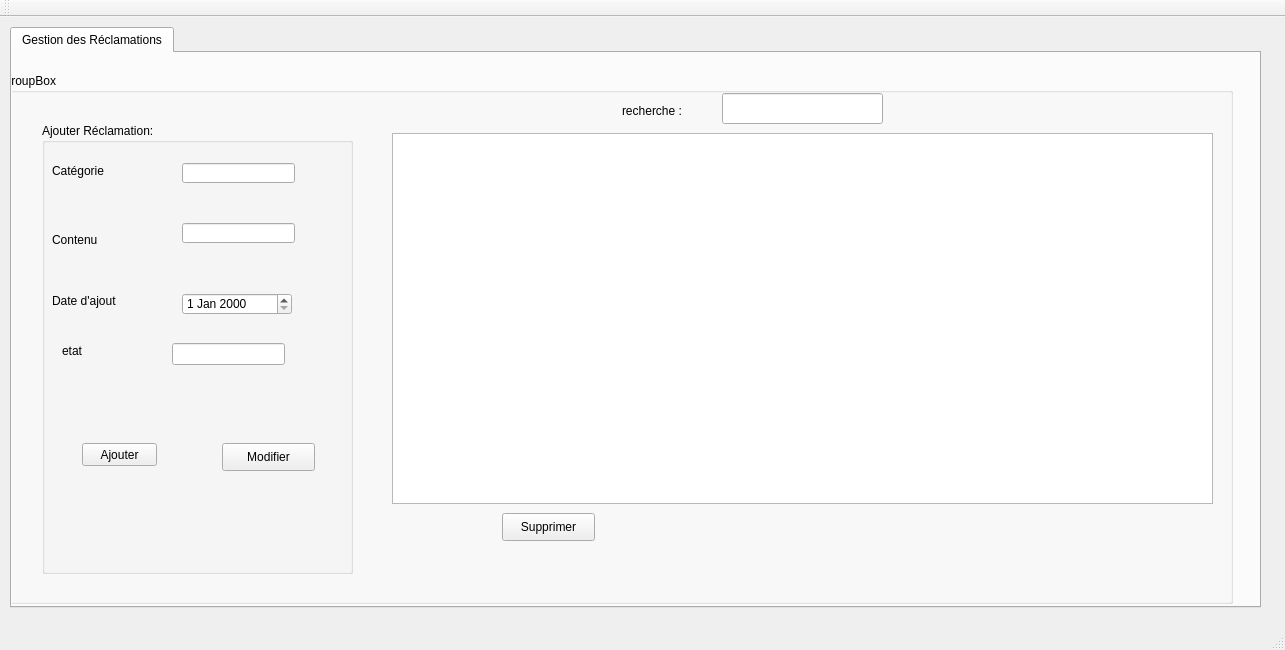
<?xml version="1.0" encoding="UTF-8"?>
<ui version="4.0">
 <class>MainWindow</class>
 <widget class="QMainWindow" name="MainWindow">
  <property name="geometry">
   <rect>
    <x>0</x>
    <y>0</y>
    <width>1285</width>
    <height>650</height>
   </rect>
  </property>
  <property name="windowTitle">
   <string>Gestion des Reclamations</string>
  </property>
  <widget class="QWidget" name="centralWidget">
   <widget class="QTabWidget" name="tabWidget">
    <property name="geometry">
     <rect>
      <x>10</x>
      <y>10</y>
      <width>1251</width>
      <height>581</height>
     </rect>
    </property>
    <property name="currentIndex">
     <number>0</number>
    </property>
    <widget class="QWidget" name="tab">
     <attribute name="title">
      <string>Gestion des Réclamations</string>
     </attribute>
     <widget class="QGroupBox" name="groupBox_2">
      <property name="geometry">
       <rect>
        <x>-10</x>
        <y>20</y>
        <width>1231</width>
        <height>531</height>
       </rect>
      </property>
      <property name="title">
       <string>GroupBox</string>
      </property>
      <widget class="QGroupBox" name="groupBox">
       <property name="geometry">
        <rect>
         <x>40</x>
         <y>50</y>
         <width>311</width>
         <height>451</height>
        </rect>
       </property>
       <property name="title">
        <string>Ajouter Réclamation:</string>
       </property>
       <widget class="QLabel" name="label">
        <property name="geometry">
         <rect>
          <x>10</x>
          <y>40</y>
          <width>71</width>
          <height>16</height>
         </rect>
        </property>
        <property name="text">
         <string>Catégorie</string>
        </property>
       </widget>
       <widget class="QLabel" name="label_2">
        <property name="geometry">
         <rect>
          <x>10</x>
          <y>110</y>
          <width>47</width>
          <height>13</height>
         </rect>
        </property>
        <property name="text">
         <string>Contenu</string>
        </property>
       </widget>
       <widget class="QLineEdit" name="line_categorie">
        <property name="geometry">
         <rect>
          <x>140</x>
          <y>40</y>
          <width>113</width>
          <height>20</height>
         </rect>
        </property>
       </widget>
       <widget class="QLineEdit" name="line_contenu">
        <property name="geometry">
         <rect>
          <x>140</x>
          <y>100</y>
          <width>113</width>
          <height>20</height>
         </rect>
        </property>
       </widget>
       <widget class="QPushButton" name="add_iskander">
        <property name="geometry">
         <rect>
          <x>40</x>
          <y>320</y>
          <width>75</width>
          <height>23</height>
         </rect>
        </property>
        <property name="text">
         <string>Ajouter</string>
        </property>
       </widget>
       <widget class="QDateEdit" name="date">
        <property name="geometry">
         <rect>
          <x>140</x>
          <y>170</y>
          <width>110</width>
          <height>22</height>
         </rect>
        </property>
       </widget>
       <widget class="QLabel" name="label_5">
        <property name="geometry">
         <rect>
          <x>10</x>
          <y>170</y>
          <width>81</width>
          <height>16</height>
         </rect>
        </property>
        <property name="text">
         <string>Date d'ajout</string>
        </property>
       </widget>
       <widget class="QPushButton" name="update_iskander">
        <property name="geometry">
         <rect>
          <x>180</x>
          <y>320</y>
          <width>93</width>
          <height>28</height>
         </rect>
        </property>
        <property name="text">
         <string>Modifier</string>
        </property>
       </widget>
       <widget class="QLineEdit" name="line_etat">
        <property name="geometry">
         <rect>
          <x>130</x>
          <y>220</y>
          <width>113</width>
          <height>22</height>
         </rect>
        </property>
       </widget>
       <widget class="QLabel" name="label_6">
        <property name="geometry">
         <rect>
          <x>20</x>
          <y>220</y>
          <width>56</width>
          <height>16</height>
         </rect>
        </property>
        <property name="text">
         <string>etat</string>
        </property>
       </widget>
      </widget>
      <widget class="QLineEdit" name="lineEdit">
       <property name="geometry">
        <rect>
         <x>720</x>
         <y>20</y>
         <width>161</width>
         <height>31</height>
        </rect>
       </property>
      </widget>
      <widget class="QPushButton" name="delete_iskander">
       <property name="geometry">
        <rect>
         <x>500</x>
         <y>440</y>
         <width>93</width>
         <height>28</height>
        </rect>
       </property>
       <property name="text">
        <string>Supprimer</string>
       </property>
      </widget>
      <widget class="QTableView" name="tableView">
       <property name="geometry">
        <rect>
         <x>390</x>
         <y>60</y>
         <width>821</width>
         <height>371</height>
        </rect>
       </property>
      </widget>
      <widget class="QLabel" name="label_8">
       <property name="geometry">
        <rect>
         <x>620</x>
         <y>30</y>
         <width>101</width>
         <height>16</height>
        </rect>
       </property>
       <property name="text">
        <string>recherche :</string>
       </property>
      </widget>
     </widget>
    </widget>
   </widget>
  </widget>
  <widget class="QMenuBar" name="menuBar">
   <property name="geometry">
    <rect>
     <x>0</x>
     <y>0</y>
     <width>1285</width>
     <height>26</height>
    </rect>
   </property>
  </widget>
  <widget class="QToolBar" name="mainToolBar">
   <attribute name="toolBarArea">
    <enum>TopToolBarArea</enum>
   </attribute>
   <attribute name="toolBarBreak">
    <bool>false</bool>
   </attribute>
  </widget>
  <widget class="QStatusBar" name="statusBar"/>
 </widget>
 <layoutdefault spacing="6" margin="11"/>
 <resources/>
 <connections/>
</ui>
